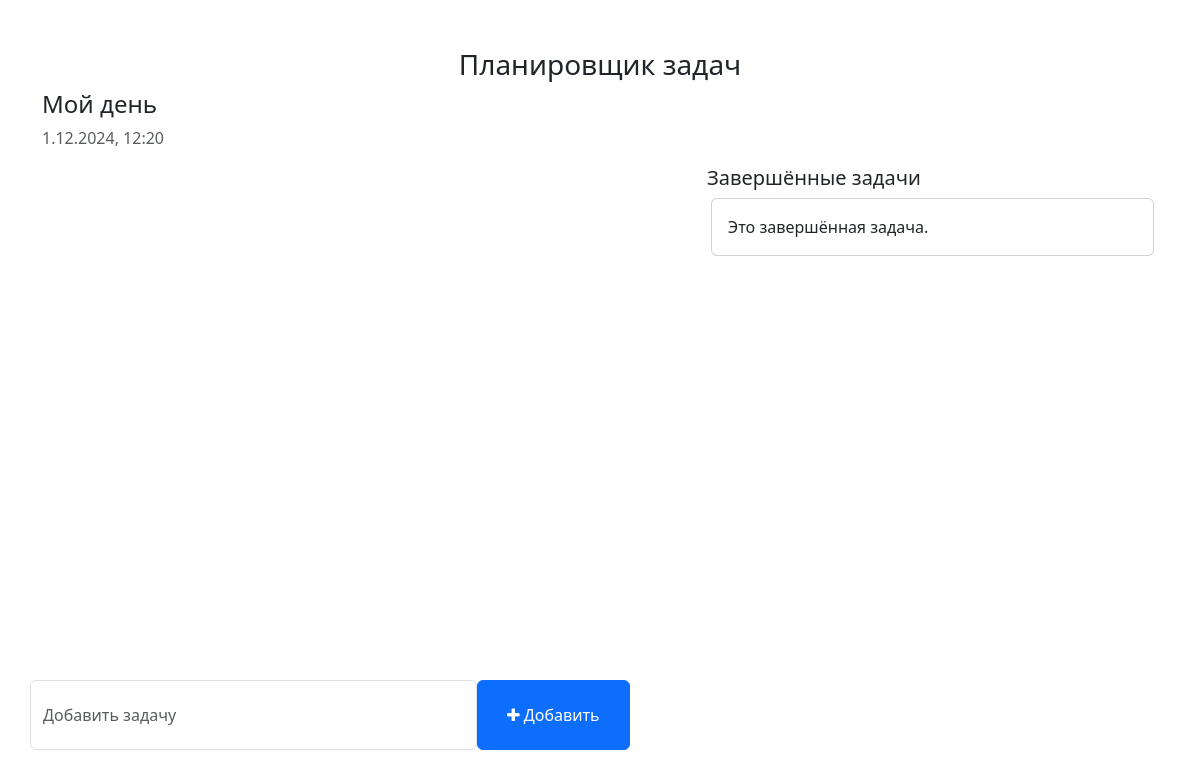
Before: / with the older database file.
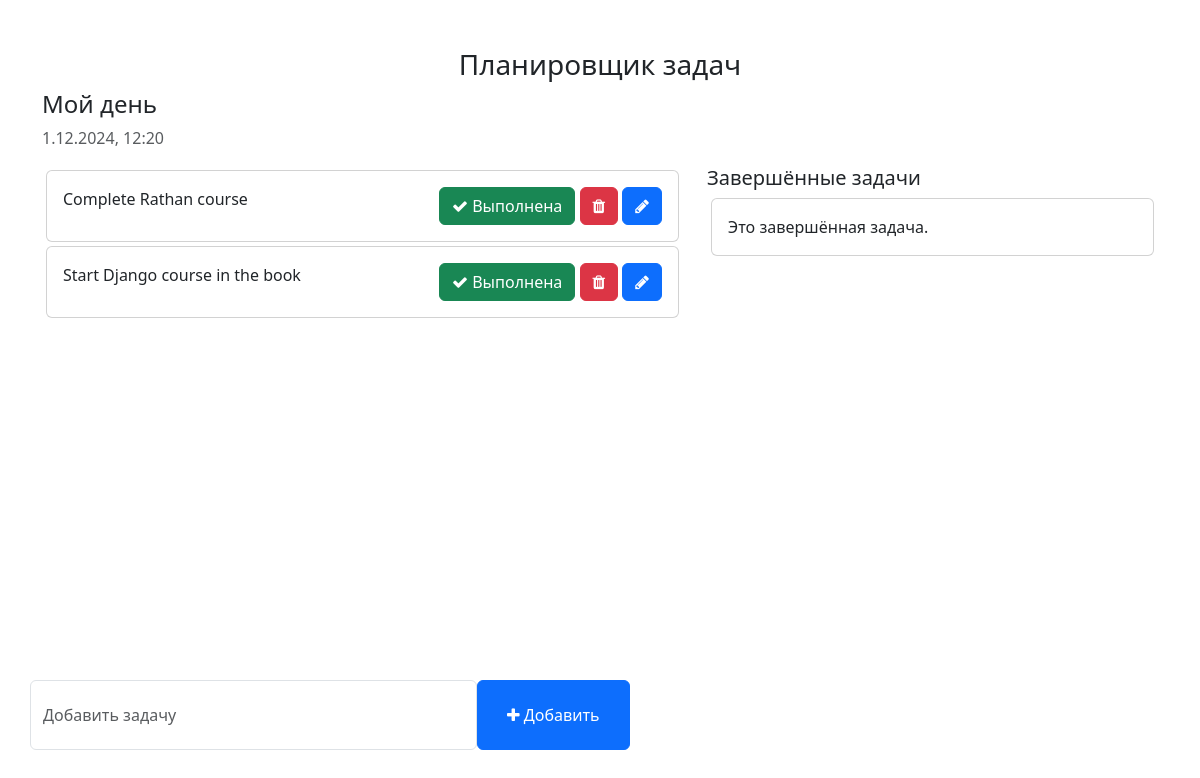
After: the same page with the newer database file.
### todo/models.py (models this page shows, shortened)
class Task(models.Model):
    task = models.CharField(max_length=250)
    is_completed = models.BooleanField(default=False)
    created_at = models.DateTimeField(auto_now_add=True)
    updated_at = models.DateTimeField(auto_now_add=True)

### todo_main/views.py (the view)
# urls.py: 2. Add a URL to urlpatterns:  path('', views.home, name='home')
def home(request):
    tasks = Task.objects.filter(is_completed = False)
    context = {
        'tasks': tasks,
    }
    return render(request,'home.html', context)

### templates/home.html (shortened to what this page needs)
<!DOCTYPE html>
<html lang="en">
<head>
    <link href="https://cdn.jsdelivr.net/npm/bootstrap@5.3.0-alpha1/dist/css/bootstrap.min.css" rel="stylesheet">
    <link rel="stylesheet" href="https://cdnjs.cloudflare.com/ajax/libs/font-awesome/4.7.0/css/font-awesome.min.css">
</head>
<body>
    <div class="container">
        <h3 class="pt-5 text-center">Планировщик задач</h3>
        <div class="row">
            <h4>Мой день</h4>
            <p class="text-muted">{% now "j.m.Y, H:i"  %}</p>
            <div class="col-md-7 col-lg-7" style="height: 450px; overflow: scroll;">
                {% for task in tasks %}
                <div class="card m-1">
                    <div class="card-body">
                        {{ task.task }}
                        <span style="position: relative; float: right;">
                            <a class="btn btn-success"><i class="fa fa-check"></i> Выполнена</a>
                            <a class="btn btn-danger"><i class="fa fa-trash"></i></a>
                            <a class="btn btn-primary"><i class="fa fa-pencil"></i></a>
                        </span>
                    </div>
                </div>
                {% endfor %}
            </div>
            <div class="col-md-5 col-lg-5">
                <h5>Завершённые задачи</h5>
                <div class="card m-1">
                    <div class="card-body">
                        Это завершённая задача.
                    </div>
                </div>
            </div>
        </div>
        <div class="row">
            <div class="col-md-6 col-lg-6 p-0" style="position: absolute; bottom: 50px;">
                <form action="" >
                    <div class="form-group">
                        <span style="display: flex;">
                            <input type="text" class="form-control" placeholder="Добавить задачу">
                            <button class="btn btn-primary" style="width: 200px;"><i class="fa fa-plus"></i> Добавить</button>
                        </span>
                    </div>
                </form>
            </div>
        </div>
    </div>
</body>
</html>

### templates/home.html (style rules this page uses)
.form-control { padding: 1.375rem .75rem !important; }

Changed rows visible on the page:
added Task: task "Complete Rathan course"
added Task: task "Start Django course in the book"
